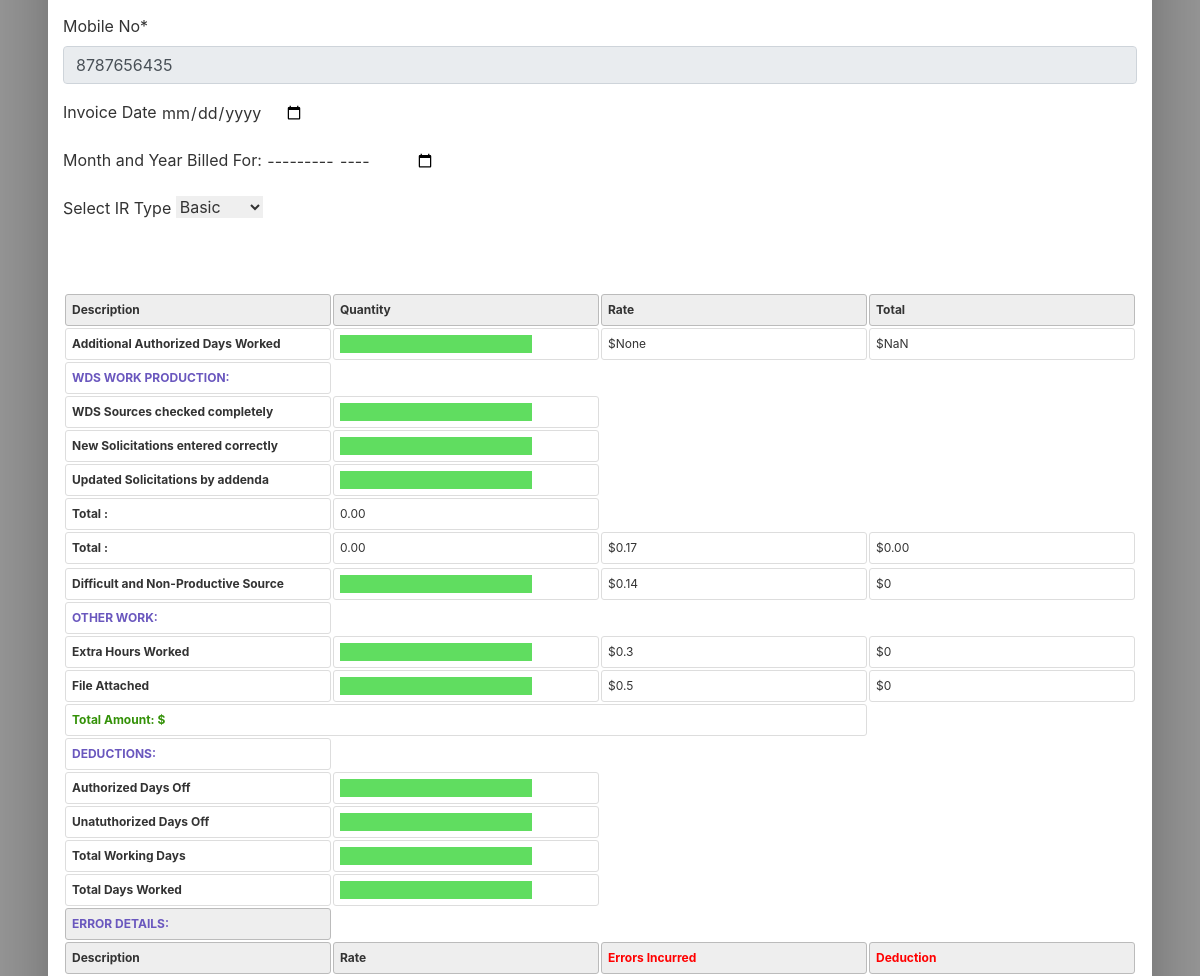
The page /ir/ (signed in, middle part) on the database as committed earlier.
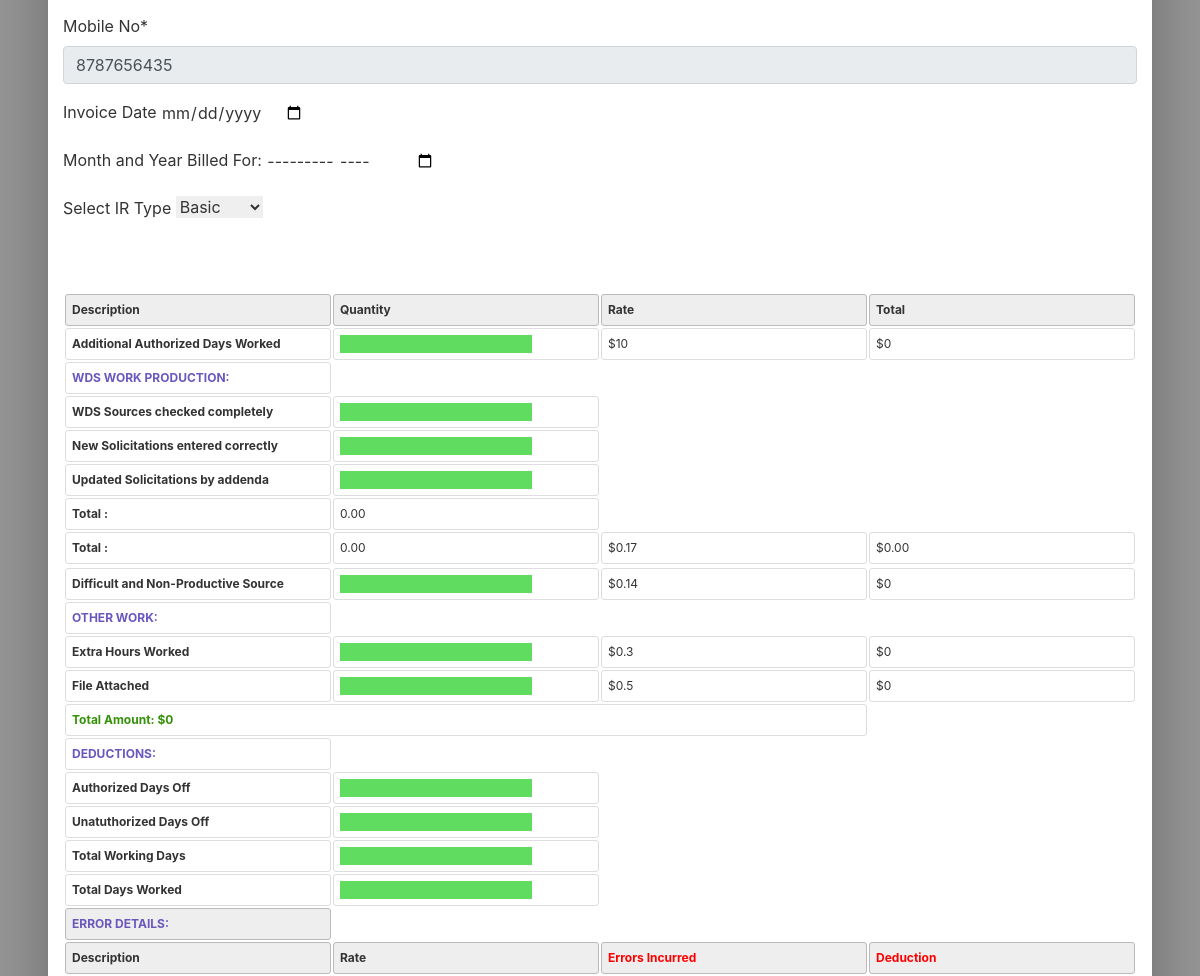
The same page on the database as committed later.
### user_invoice/models.py (models this page shows)
class Rate(models.Model):
	id                  = models.AutoField(primary_key=True)
	base_ir             = models.CharField(max_length=300, null=True, blank=True)
	base_br             = models.CharField(max_length=200, null=True, blank=True)
	total_pay           = models.CharField(max_length=200, null=True, blank=True)
	difficultnp         = models.CharField(max_length=300, null=True, blank=True)
	extra_hours         = models.CharField(max_length=300, null=True, blank=True)
	file_attach         = models.CharField(max_length=300, null=True, blank=True)
	add_auth_days       = models.CharField(max_length=300, null=True, blank=True)
	new_entities_added  = models.CharField(max_length=300, null=True, blank=True)
	extra_days          = models.CharField(max_length=300, null=True, blank=True)
	duplicate_entities  = models.CharField(max_length=300, null=True, blank=True)
	errors              = models.CharField(max_length=300, null=True, blank=True)
	fines               = models.CharField(max_length=300, null=True, blank=True)
	duplicate_solic     = models.CharField(max_length=300)
	entity_cont_wrong   = models.CharField(max_length=300)
	false_referal       = models.CharField(max_length=300)
	fraudsolic_update   = models.CharField(max_length=300)
	source_ret_wo_res   = models.CharField(max_length=300)
	missed_bond         = models.CharField(max_length=300)
	missed_categories   = models.CharField(max_length=300)
	missed_solic_src    = models.CharField(max_length=300)
	missed_file         = models.CharField(max_length=300)
	missed_link         = models.CharField(max_length=300)
	missed_term         = models.CharField(max_length=300)
	not_posted_lead     = models.CharField(max_length=300)
	other_error         = models.CharField(max_length=300)
	other_serious_err   = models.CharField(max_length=300)
	refreshing_wds      = models.CharField(max_length=300)
	wage_not_selected   = models.CharField(max_length=300)
	skipped_solic       = models.CharField(max_length=300)
	source_ret_wo_note  = models.CharField(max_length=300)
	unjustified_absence = models.CharField(max_length=300)
	wrong_pre_bid       = models.CharField(max_length=300)
	wrong_categories    = models.CharField(max_length=300)
	wrong_geo_location  = models.CharField(max_length=300)
	incorrect_scope     = models.CharField(max_length=300)
	wrong_text_format   = models.CharField(max_length=300)
	auth_day_off        = models.CharField(max_length=300)
	unauth_day_off      = models.CharField(max_length=300)
	added_by            = models.ForeignKey(Employee, on_delete=models.SET_NULL, null=True, blank=True)
	is_approved         = models.SmallIntegerField(default=0)

### user_invoice/views.py (the view, shortened to what this page needs)
# urls.py: path('ir/',views.IrAddView.as_view(),name='ir'),
class IrAddView(IRPanelMixin,TemplateView):
    template_name='user_invoice/ir.html'
    def get(self, request):
        user          = self.request.user
        employee      = Employee.objects.get(auth_tbl=user)
        rolename      = employee.role.name.lower()
        rates         = Rate.objects.get(pk=1)
        context = {
            'employee'  : employee,
            'submit'    : 'Add IR Invoice',
            'title'     : 'Add ir',
            'role'      : rolename,
            'rates'     : rates,
        }
        return render(request, self.template_name, context)

### user_invoice/mixin.py (called while the page is built)
    def test_func(self):
        user     = self.request.user
        employee = Employee.objects.get(auth_tbl=user)
        return employee.role.name.lower() == 'admin' or employee.role.name.lower() == 'hr' or employee.role.name.lower() == 'ir'

### user_invoice/templates/user_invoice/ir.html (shortened to what the changed rows need)
{% extends "user_invoice/base.html" %}
{% load crispy_forms_tags %}
{% block content %}
		  <table class='in'>
			<thead>
				<tr>
					<th><span style="font-weight:bold">Description</span></th>
					<th><span style="font-weight:bold">Quantity</span></th>
					<th><span style="font-weight:bold">Rate</span></th>
					<th><span style="font-weight:bold">Total</span></th>
				</tr>
			</thead>
			<tr>
					<td><span data-prefix>$</span><input value="{{rates.add_auth_days}}"  id="z2" type="text" oninput="calci()" /></td>
					<td><span data-prefix>$</span><input value="0" id="authres" /></td>
			</tr>
			  <tr>
				<tr>
						<td><span data-prefix>$</span><input value="{{rates.difficultnp}}" id="val2" type="text" readonly="" oninput="cal()" /></td>
				</tr>
				<tr>
						<td><span data-prefix>$</span><input  value="{{rates.extra_hours}}" id="g2" type="text" oninput="godcal()" /></td>
				</tr>
				<tr>
						<td><span data-prefix>$</span><input value="{{rates.file_attach}}" id="f2" type="text" oninput="fcal()" /></td>
				</tr>
				<tr>
					<td colspan="3" style="color:#339107; font-weight:bold" align="right">
						Total Amount: <span data-prefix>$</span><input id = "amtotal" name = "money" onclick="sum()"/>
					</td>
				</tr>
				<thead>
					<tr>
						<th><span style="color:#6a57be;font-weight:bold">ERROR DETAILS:</span></th>
					</tr>
				</thead>
				<thead>
					<tr>
						<th><span style="font-weight:bold">Description</span></th>
						<th><span style="font-weight:bold">Rate</span></th>
						<th><span style="font-weight:bold;color: red;">Errors Incurred</span></th>
						<th><span style="font-weight:bold;color: red;">Deduction</span></th>
					</tr>
				</thead>
		</table>
{% endblock content %}

Rows that differ between the two databases and show on the page:
changed Rate: add_auth_days "None" → "10"
Other text that changed with them:
form field value: "NaN" → "0"
form field money: (not shown) → "0"
